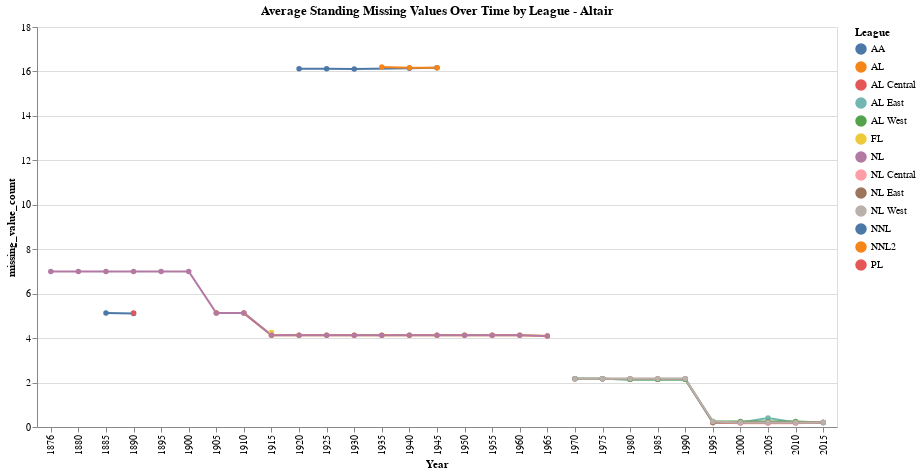

Notebook source saved alongside this figure:
### Code cell
standing_grouped_by_league_year_df = standing_df.groupby(['League', 'Year'])['missing_value_count'].mean().reset_index()

selection = alt.selection_multi(fields=['League'], bind='legend')

chart = alt.Chart(standing_grouped_by_league_year_df).mark_line(point=True).encode(
    x='Year:O',
    y='missing_value_count:Q',
    color='League:N',
    tooltip=['League', 'Year', 'missing_value_count'],
    opacity=alt.condition(selection, alt.value(1), alt.value(0.2))
).properties(
    title='Average Standing Missing Values Over Time by League - Altair',
    width=800,
    height=400
).add_selection(
    selection
).interactive()

chart

### Figure 1 — Vega-Lite specification as saved in the notebook (floating-point values rounded to 4 significant figures)
{"config": {"view": {"continuousWidth": 300, "continuousHeight": 300}}, "data": {"name": "data-91663491256c120df8718acc3f20f48a"}, "mark": {"type": "line", "point": true}, "encoding": {"color": {"field": "League", "type": "nominal"}, "opacity": {"condition": {"param": "param_36", "value": 1}, "value": 0.2}, "tooltip": [{"field": "League", "type": "nominal"}, {"field": "Year", "type": "quantitative"}, {"field": "missing_value_count", "type": "quantitative"}], "x": {"field": "Year", "type": "ordinal"}, "y": {"field": "missing_value_count", "type": "quantitative"}}, "height": 400, "params": [{"name": "param_36", "select": {"type": "point", "fields": ["League"]}, "bind": "legend"}, {"name": "param_37", "select": {"type": "interval", "encodings": ["x", "y"]}, "bind": "scales"}], "title": "Average Standing Missing Values Over Time by League - Altair", "width": 800, "$schema": "https://vega.github.io/schema/vega-lite/v5.20.1.json", "datasets": {"data-91663491256c120df8718acc3f20f48a": [{"League": "AA", "Year": 1885, "missing_value_count": 5.125}, {"League": "AA", "Year": 1890, "missing_value_count": 5.111}, {"League": "AL", "Year": 1905, "missing_value_count": 5.125}, {"League": "AL", "Year": 1910, "missing_value_count": 5.125}, {"League": "AL", "Year": 1915, "missing_value_count": 4.125}, {"League": "AL", "Year": 1920, "missing_value_count": 4.125}, {"League": "AL", "Year": 1925, "missing_value_count": 4.125}, {"League": "AL", "Year": 1930, "missing_value_count": 4.125}, {"League": "AL", "Year": 1935, "missing_value_count": 4.125}, {"League": "AL", "Year": 1940, "missing_value_count": 4.125}, {"League": "AL", "Year": 1945, "missing_value_count": 4.125}, {"League": "AL", "Year": 1950, "missing_value_count": 4.125}, {"League": "AL", "Year": 1955, "missing_value_count": 4.125}, {"League": "AL", "Year": 1960, "missing_value_count": 4.125}, {"League": "AL", "Year": 1965, "missing_value_count": 4.1}, {"League": "AL Central", "Year": 1995, "missing_value_count": 0.2}, {"League": "AL Central", "Year": 2000, "missing_value_count": 0.2}, {"League": "AL Central", "Year": 2005, "missing_value_count": 0.2}, {"League": "AL Central", "Year": 2010, "missing_value_count": 0.2}, {"League": "AL Central", "Year": 2015, "missing_value_count": 0.2}, {"League": "AL East", "Year": 1970, "missing_value_count": 2.167}, {"League": "AL East", "Year": 1975, "missing_value_count": 2.167}, {"League": "AL East", "Year": 1980, "missing_value_count": 2.143}, {"League": "AL East", "Year": 1985, "missing_value_count": 2.143}, {"League": "AL East", "Year": 1990, "missing_value_count": 2.143}, {"League": "AL East", "Year": 1995, "missing_value_count": 0.2}, {"League": "AL East", "Year": 2000, "missing_value_count": 0.2}, {"League": "AL East", "Year": 2005, "missing_value_count": 0.4}, {"League": "AL East", "Year": 2010, "missing_value_count": 0.2}, {"League": "AL East", "Year": 2015, "missing_value_count": 0.2}, {"League": "AL West", "Year": 1970, "missing_value_count": 2.167}, {"League": "AL West", "Year": 1975, "missing_value_count": 2.167}, {"League": "AL West", "Year": 1980, "missing_value_count": 2.143}, {"League": "AL West", "Year": 1985, "missing_value_count": 2.143}, {"League": "AL West", "Year": 1990, "missing_value_count": 2.143}, {"League": "AL West", "Year": 1995, "missing_value_count": 0.25}, {"League": "AL West", "Year": 2000, "missing_value_count": 0.25}, {"League": "AL West", "Year": 2005, "missing_value_count": 0.25}, {"League": "AL West", "Year": 2010, "missing_value_count": 0.25}, {"League": "AL West", "Year": 2015, "missing_value_count": 0.2}, {"League": "FL", "Year": 1915, "missing_value_count": 4.25}, {"League": "NL", "Year": 1876, "missing_value_count": 7.0}, {"League": "NL", "Year": 1880, "missing_value_count": 7.0}, {"League": "NL", "Year": 1885, "missing_value_count": 7.0}, {"League": "NL", "Year": 1890, "missing_value_count": 7.0}, {"League": "NL", "Year": 1895, "missing_value_count": 7.0}, {"League": "NL", "Year": 1900, "missing_value_count": 7.0}, {"League": "NL", "Year": 1905, "missing_value_count": 5.125}, {"League": "NL", "Year": 1910, "missing_value_count": 5.125}, {"League": "NL", "Year": 1915, "missing_value_count": 4.125}, {"League": "NL", "Year": 1920, "missing_value_count": 4.125}, {"League": "NL", "Year": 1925, "missing_value_count": 4.125}, {"League": "NL", "Year": 1930, "missing_value_count": 4.125}, {"League": "NL", "Year": 1935, "missing_value_count": 4.125}, {"League": "NL", "Year": 1940, "missing_value_count": 4.125}, {"League": "NL", "Year": 1945, "missing_value_count": 4.125}, {"League": "NL", "Year": 1950, "missing_value_count": 4.125}, {"League": "NL", "Year": 1955, "missing_value_count": 4.125}, {"League": "NL", "Year": 1960, "missing_value_count": 4.125}, {"League": "NL", "Year": 1965, "missing_value_count": 4.1}, {"League": "NL Central", "Year": 1995, "missing_value_count": 0.2}, {"League": "NL Central", "Year": 2000, "missing_value_count": 0.1667}, {"League": "NL Central", "Year": 2005, "missing_value_count": 0.1667}, {"League": "NL Central", "Year": 2010, "missing_value_count": 0.1667}, {"League": "NL Central", "Year": 2015, "missing_value_count": 0.2}, {"League": "NL East", "Year": 1970, "missing_value_count": 2.167}, {"League": "NL East", "Year": 1975, "missing_value_count": 2.167}, {"League": "NL East", "Year": 1980, "missing_value_count": 2.167}, {"League": "NL East", "Year": 1985, "missing_value_count": 2.167}, {"League": "NL East", "Year": 1990, "missing_value_count": 2.167}, {"League": "NL East", "Year": 1995, "missing_value_count": 0.2}, {"League": "NL East", "Year": 2000, "missing_value_count": 0.2}, {"League": "NL East", "Year": 2005, "missing_value_count": 0.2}, {"League": "NL East", "Year": 2010, "missing_value_count": 0.2}, {"League": "NL East", "Year": 2015, "missing_value_count": 0.2}, {"League": "NL West", "Year": 1970, "missing_value_count": 2.167}, {"League": "NL West", "Year": 1975, "missing_value_count": 2.167}, {"League": "NL West", "Year": 1980, "missing_value_count": 2.167}, {"League": "NL West", "Year": 1985, "missing_value_count": 2.167}, {"League": "NL West", "Year": 1990, "missing_value_count": 2.167}, {"League": "NL West", "Year": 1995, "missing_value_count": 0.25}, {"League": "NL West", "Year": 2000, "missing_value_count": 0.2}, {"League": "NL West", "Year": 2005, "missing_value_count": 0.2}, {"League": "NL West", "Year": 2010, "missing_value_count": 0.2}, {"League": "NL West", "Year": 2015, "missing_value_count": 0.2}, {"League": "NNL", "Year": 1920, "missing_value_count": 16.12}, {"League": "NNL", "Year": 1925, "missing_value_count": 16.12}, {"League": "NNL", "Year": 1930, "missing_value_count": 16.11}, {"League": "NNL", "Year": 1940, "missing_value_count": 16.14}, {"League": "NNL", "Year": 1945, "missing_value_count": 16.17}, {"League": "NNL2", "Year": 1935, "missing_value_count": 16.2}, {"League": "NNL2", "Year": 1940, "missing_value_count": 16.17}, {"League": "NNL2", "Year": 1945, "missing_value_count": 16.17}, {"League": "PL", "Year": 1890, "missing_value_count": 5.125}]}}
